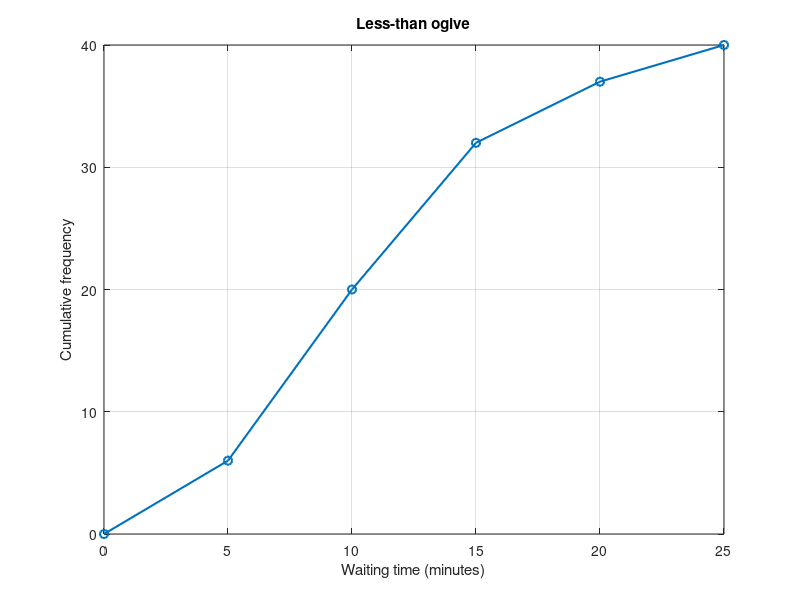

Recreate this plot in MATLAB.
% Q5 - Cumulative frequency distribution and ogive (Lecture 5)
% Waiting time (minutes) of 40 customers at a bank counter
clc; clear; close all;
edges = [0 5 10 15 20 25];
f     = [6 14 12 5 3];
n     = sum(f);

cf  = cumsum(f);                 % "less than" cumulative frequency
pct = 100 * cf / n;              % cumulative percentage

fprintf('%-12s %-6s %-6s %-8s\n','Class','f','CF','Cum %');
for i = 1:numel(f)
    fprintf('%2d - %2d      %-6d %-6d %-8.1f\n', edges(i), edges(i+1), f(i), cf(i), pct(i));
end

% Ogive: plot upper class boundaries against cumulative frequency
plot([0 edges(2:end)], [0 cf], '-o', 'LineWidth', 1.5); grid on;
xlabel('Waiting time (minutes)'); ylabel('Cumulative frequency');
title('Less-than ogive');

% Customers who waited less than 15 minutes
fprintf('Customers waiting < 15 min: %d (%.1f%%)\n', cf(3), pct(3));
